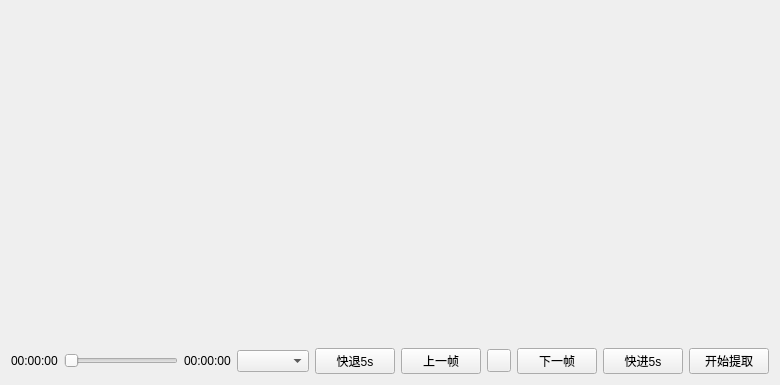
<?xml version="1.0" encoding="UTF-8"?>
<ui version="4.0">
 <class>PlayerBG</class>
 <widget class="QWidget" name="PlayerBG">
  <property name="geometry">
   <rect>
    <x>0</x>
    <y>0</y>
    <width>780</width>
    <height>385</height>
   </rect>
  </property>
  <property name="windowTitle">
   <string>CPlayerBG</string>
  </property>
  <layout class="QVBoxLayout" name="verticalLayout_2">
   <item>
    <layout class="QVBoxLayout" name="verticalLayout">
     <item>
      <widget class="CPlayerWidget" name="PlayerWidget" native="true">
       <property name="minimumSize">
        <size>
         <width>0</width>
         <height>200</height>
        </size>
       </property>
       <property name="cursor">
        <cursorShape>CrossCursor</cursorShape>
       </property>
       <layout class="QVBoxLayout" name="verticalLayout_3">
        <property name="spacing">
         <number>0</number>
        </property>
        <property name="leftMargin">
         <number>0</number>
        </property>
        <property name="topMargin">
         <number>0</number>
        </property>
        <property name="rightMargin">
         <number>0</number>
        </property>
        <property name="bottomMargin">
         <number>0</number>
        </property>
       </layout>
      </widget>
     </item>
     <item>
      <layout class="QHBoxLayout" name="horizontalLayout">
       <item>
        <widget class="QLabel" name="labelCurTime">
         <property name="maximumSize">
          <size>
           <width>16777215</width>
           <height>50</height>
          </size>
         </property>
         <property name="text">
          <string>00:00:00</string>
         </property>
        </widget>
       </item>
       <item>
        <widget class="CPlayerSlider" name="sliderPlayer">
         <property name="maximum">
          <number>999</number>
         </property>
         <property name="orientation">
          <enum>Qt::Horizontal</enum>
         </property>
        </widget>
       </item>
       <item>
        <widget class="QLabel" name="labelDuration">
         <property name="maximumSize">
          <size>
           <width>16777215</width>
           <height>50</height>
          </size>
         </property>
         <property name="text">
          <string>00:00:00</string>
         </property>
        </widget>
       </item>
       <item>
        <widget class="QComboBox" name="cmboxSpeed"/>
       </item>
       <item>
        <widget class="QPushButton" name="btnBack5s">
         <property name="toolTip">
          <string>ctrl+左方向键</string>
         </property>
         <property name="text">
          <string>快退5s</string>
         </property>
        </widget>
       </item>
       <item>
        <widget class="QPushButton" name="btnBack">
         <property name="toolTip">
          <string>左方向键</string>
         </property>
         <property name="text">
          <string>上一帧</string>
         </property>
        </widget>
       </item>
       <item>
        <widget class="QToolButton" name="btnPlay">
         <property name="toolTip">
          <string>空格键</string>
         </property>
         <property name="text">
          <string/>
         </property>
        </widget>
       </item>
       <item>
        <widget class="QPushButton" name="btnForward">
         <property name="toolTip">
          <string>右方向键</string>
         </property>
         <property name="text">
          <string>下一帧</string>
         </property>
        </widget>
       </item>
       <item>
        <widget class="QPushButton" name="btnForward5s">
         <property name="toolTip">
          <string>ctrl+右方向键</string>
         </property>
         <property name="text">
          <string>快进5s</string>
         </property>
        </widget>
       </item>
       <item>
        <widget class="QPushButton" name="btnTaken">
         <property name="toolTip">
          <string/>
         </property>
         <property name="text">
          <string>开始提取</string>
         </property>
        </widget>
       </item>
      </layout>
     </item>
    </layout>
   </item>
  </layout>
 </widget>
 <layoutdefault spacing="6" margin="11"/>
 <customwidgets>
  <customwidget>
   <class>CPlayerSlider</class>
   <extends>QSlider</extends>
   <header>PlayerSlider.h</header>
  </customwidget>
  <customwidget>
   <class>CPlayerWidget</class>
   <extends>QWidget</extends>
   <header>Playerwidget.h</header>
   <container>1</container>
  </customwidget>
 </customwidgets>
 <resources/>
 <connections/>
</ui>
